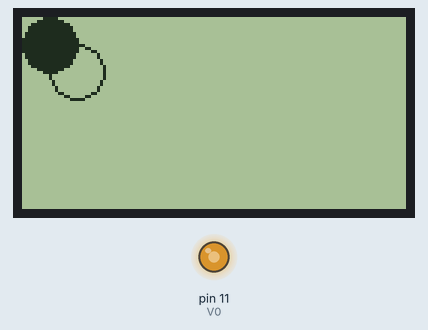
The sketch below on a simulated Arduino Uno, built with avr-gcc and run on an emulated ATmega328P. Shown: 128×64 one-colour display, output pins drawn as LEDs (lit = HIGH).

Above: at 0.1 s.

The sketch:

Electronic_pet.ino
```cpp
#include <U8glib.h>

//Define V0 pin for LCD light control
#define V0 11
//define LCD data pin
U8GLIB_ST7920_128X64_4X u8g(8, 9, 10, 12, 4, 5, 6, 7, 1, 2, 3);

void draw(){
  u8g.drawDisc(9,9,9);
  u8g.drawCircle(9+9,9+9,9);
}

void setup(){
  //LCD light
  analogWrite(V0,255/3*2);
  // assign default color value
  if ( u8g.getMode() == U8G_MODE_R3G3B2 )
    u8g.setColorIndex(255);     // white
  else if ( u8g.getMode() == U8G_MODE_GRAY2BIT )
    u8g.setColorIndex(3);         // max intensity
  else if ( u8g.getMode() == U8G_MODE_BW )
    u8g.setColorIndex(1);         // pixel on
}

void loop(){
  //Draw on the LCD
  u8g.firstPage();//clear screen
  //draw new figure
  do{draw();}while(u8g.nextPage());
}
```
